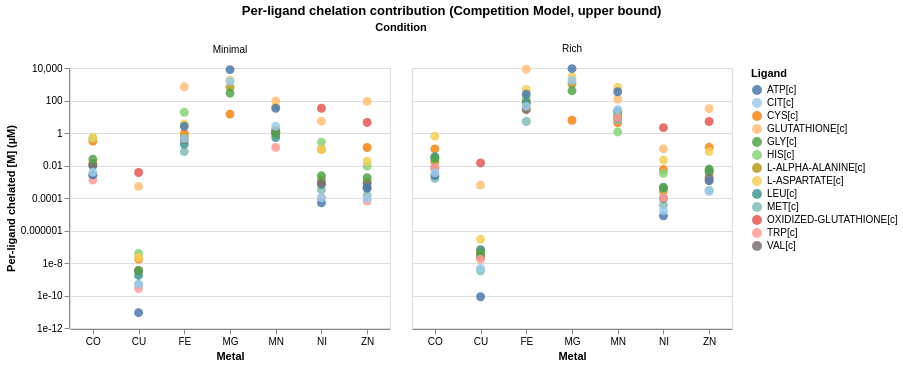

Source (notebook cell):
### Markdown cell above
### Plot 6 – Per-ligand chelation contribution breakdown

### Code cell
def per_ligand_chelation_breakdown(
    metals, free_metal, sim_buf,
    metal_to_buffer, buffer_to_metal,
):
    """
    Replicates the free_buf calculation from estimate_buffered_competition,
    then returns a per-ligand breakdown of chelated metal concentration (in M).
    1:1 stoichiometry only.

    Returns a list of dicts with keys:
        metal, ligand, contribution_M
    """
    free_metal_d = free_metal.to_dict()
    sim_buf_d = sim_buf.to_dict()

    # ── Step 1: free buffer concentrations ──
    free_buf = {}
    for buf in set(buffer_to_metal):
        total = sim_buf_d.get(buf, 0.0)
        B = 1.0
        for m, lb in buffer_to_metal.get(buf, {}).items():
            B += 10**lb * free_metal_d.get(m, 0.0)
        free_buf[buf] = total / B

    # ── Step 2: per-ligand breakdown ──
    rows = []
    for metal in metals:
        free_m = free_metal_d.get(metal, 0.0)
        for buf, lb in metal_to_buffer.get(metal, {}).items():
            contrib = free_m * 10**lb * free_buf.get(buf, 0.0)
            rows.append(dict(metal=metal, ligand=buf, contribution_M=contrib))
    return rows


# ── Build per-ligand tables for both conditions ──
for condition, free_metal, sim_buf in [
    ("Minimal", free_metal_minimal, sim_buf_minimal),
    ("Rich",    free_metal_rich,    sim_buf_rich),
]:
    rows = per_ligand_chelation_breakdown(
        ALL_METALS, free_metal, sim_buf,
        metal_to_buffer_ub, buffer_to_metal_ub,
    )
    df = pd.DataFrame(rows)
    df["contribution_uM"] = df["contribution_M"] * 1e6


# ── Build combined Altair dot plot ──
all_rows = []
for condition, free_metal, sim_buf in [
    ("Minimal", free_metal_minimal, sim_buf_minimal),
    ("Rich",    free_metal_rich,    sim_buf_rich),
]:
    rows = per_ligand_chelation_breakdown(
        ALL_METALS, free_metal, sim_buf,
        metal_to_buffer_ub, buffer_to_metal_ub,
    )
    for r in rows:
        r["condition"] = condition
    all_rows.extend(rows)

plot_df_ligand = (
    pl.DataFrame(all_rows)
    .with_columns(
        (pl.col("contribution_M") * 1e6).alias("contribution_uM")
    )
    .filter(pl.col("contribution_uM") > 0)
)

chart_per_ligand = (
    alt.Chart(plot_df_ligand.to_pandas())
    .mark_point(filled=True, size=80, opacity=0.85)
    .encode(
        x=alt.X("metal:N", title="Metal", axis=alt.Axis(labelAngle=0)),
        y=alt.Y(
            "contribution_uM:Q",
            title="Per-ligand chelated [M] (µM)",
            scale=alt.Scale(type="log"),
        ),
        color=alt.Color(
            "ligand:N",
            title="Ligand",
            scale=alt.Scale(scheme="tableau20"),
        ),
        tooltip=["metal", "ligand", alt.Tooltip("contribution_uM:Q", format=".3e")],
        facet=alt.Facet("condition:N", columns=2, title="Condition"),
    )
    .properties(width=320, height=260)
    .resolve_scale(y="shared")
    .properties(
        title=alt.TitleParams(
            "Per-ligand chelation contribution (Competition Model, upper bound)",
            anchor="middle",
        )
    )
)
# chart_per_ligand.save('notebooks/cofactors/buffer_figures/per_ligand_contribution.svg')
chart_per_ligand

### Figure 1 — Vega-Lite specification as saved in the notebook (floating-point values rounded to 4 significant figures; data arrays with more than 128 entries replaced by an {"elided": "..."} marker saying what was removed)
{"config": {"view": {"continuousWidth": 300, "continuousHeight": 300}}, "data": {"name": "data-de254b3edd847083c3aa9a9e2e7cdb7f"}, "mark": {"type": "point", "filled": true, "opacity": 0.85, "size": 80}, "encoding": {"color": {"field": "ligand", "scale": {"scheme": "tableau20"}, "title": "Ligand", "type": "nominal"}, "facet": {"columns": 2, "field": "condition", "title": "Condition", "type": "nominal"}, "tooltip": [{"field": "metal", "type": "nominal"}, {"field": "ligand", "type": "nominal"}, {"field": "contribution_uM", "format": ".3e", "type": "quantitative"}], "x": {"axis": {"labelAngle": 0}, "field": "metal", "title": "Metal", "type": "nominal"}, "y": {"field": "contribution_uM", "scale": {"type": "log"}, "title": "Per-ligand chelated [M] (µM)", "type": "quantitative"}}, "height": 260, "resolve": {"scale": {"y": "shared"}}, "title": {"text": "Per-ligand chelation contribution (Competition Model, upper bound)", "anchor": "middle"}, "width": 320, "$schema": "https://vega.github.io/schema/vega-lite/v5.20.1.json", "datasets": {"data-de254b3edd847083c3aa9a9e2e7cdb7f": {"elided": "156 records"}}}
